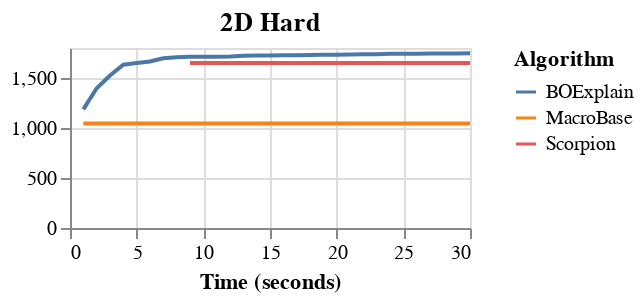

Notebook code for this chart:
### Code cell
import altair as alt
alt.data_transformers.disable_max_rows()
from json import loads

df_scorp = pd.DataFrame({"Algorithm": ["Scorpion"] * 300})
df_scorp["Time (seconds)"] = list(range(1, 31)) * 10
df_scorp["Value"] = 1650.6794900572083 # synth2d_hard
df_scorp.loc[df_scorp["Time (seconds)"] <= 8, "Value"] = np.nan

df_mb = pd.DataFrame({"Algorithm": ["MacroBase"] * 300})
df_mb["Time (seconds)"] = list(range(1, 31)) * 10
df_mb["Value"] = 1045.8800903157714 # synth2d_hard

experiments = {}

fo = open("results/scorpion_synth2d_hard.json", "r")
for i, line in enumerate(fo.readlines()):
    experiments[i] = loads(line)
fo.close()

import re
df = pd.DataFrame({}, columns=["Algorithm", "Time (seconds)", "Value"])
for i in range(len(experiments)):
    df_new = pd.DataFrame.from_dict({"Algorithm": experiments[i]["cat_enc"],
                        "Time (seconds)": list(range(1, experiments[i]["runtime"] + 1)),
                        "Value": experiments[i]["time_array"]},
                                orient='index').T
    df = df.append(df_new)
df = df.explode("Value")
df = df.set_index(['Algorithm']).apply(pd.Series.explode).reset_index()
df = df.append(df_scorp)
df = df.append(df_mb)
df["Algorithm"] = df["Algorithm"].replace({"individual_contribution_warm_start_top1": "BOExplain"})


num_cols = f"{len(experiments[0]['num_cols'])} numerical columns: "
for i, col in enumerate(experiments[0]["num_cols"]):
    num_cols += f"{col} (range {experiments[0]['num_cols_range'][i][0]} to {experiments[0]['num_cols_range'][i][1]}), "
cat_cols = f"{experiments[0]['cat_cols']} categorical columns: "
for i, col in enumerate(experiments[0]["cat_cols"]):
    cat_cols += f"{col} ({experiments[0]['num_cols_n_uniq'][i]} unique values), "

out_str = f"Experiment: {experiments[0]['name']}. Completed {experiments[0]['n_trials']} iterations for {experiments[0]['runs']} runs. Search space includes "

if len(experiments[0]['num_cols']) > 0:
    out_str += num_cols
    if len(experiments[0]['cat_cols']) > 0:
        out_str += "and "

if len(experiments[0]['cat_cols']) > 0:
    out_str += cat_cols

out_str = f"{out_str[:-2]}."

out_lst = [line.strip() for line in re.findall(r'.{1,140}(?:\s+|$)', out_str)]

line = alt.Chart(df, title="2D Hard").mark_line().encode(
    x='Time (seconds)',
    y=alt.Y('mean(Value)',  title=None),# scale=alt.Scale(domain=[0, 1900])),
    color="Algorithm",
).properties(
#     title=out_lst, #{"text": out_lst, "subtitle": ""}
    width=200,
    height=90
)
band = alt.Chart(df).mark_errorband(extent='stdev').encode(
    x='Time (seconds)',
    y=alt.Y('Value', title=None),#'Mean Objective Function Value'),# scale=alt.Scale(domain=[0, 1900])),
    color="Algorithm"
)
chart2 = line #+ band
# chart = chart.configure_title(
#     anchor='start',
# )
# chart.configure_legend(
#     orient='none',
#     legendX=280,
#     legendY=235,
#     symbolSize=150,
#     title=None,
#     offset=-5,
#     columns=4
# )
chart2

### Figure 1 — Vega-Lite specification as saved in the notebook (floating-point values rounded to 4 significant figures; data arrays with more than 128 entries replaced by an {"elided": "..."} marker saying what was removed)
{"config": {"view": {"continuousWidth": 400, "continuousHeight": 300}}, "data": {"name": "data-d633e038a34a3d98d372aff92086a95e"}, "mark": "line", "encoding": {"color": {"type": "nominal", "field": "Algorithm"}, "x": {"type": "quantitative", "field": "Time (seconds)"}, "y": {"type": "quantitative", "aggregate": "mean", "field": "Value", "title": null}}, "height": 90, "title": "2D Hard", "width": 200, "$schema": "https://vega.github.io/schema/vega-lite/v4.8.1.json", "datasets": {"data-d633e038a34a3d98d372aff92086a95e": {"elided": "900 records"}}}
